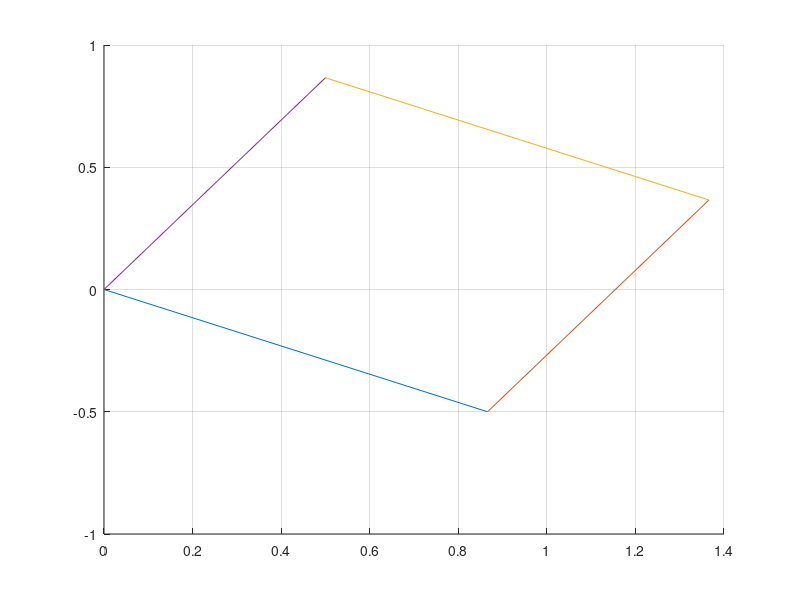

This figure's MATLAB source:
# The defined points in R3:
p1 = [0; 0; 0]
p2 = [1; 0; 0]
p3 = [1; 1; 0]
p4 = [0; 1; 0]

# Matrix so that we can transform it later.
M = [p1, p2, p3, p4]

# Scale around x, y, z factors for exercise b.
x = 1.5 
y = 0.5
z = 1.0
T =  [x, 0, 0; 0, y, 0; 0, 0, z]
#M = T * M

# Translated by vector for exercise c.
u = [-2.0; -1.0; 3.0] 
#M = M + u # Fake matrix addition with vector.

# Transpose -30 degress around z-axis for exercise c.
a = -pi / 6
T =  [cos(a), -sin(a), 0; sin(a), cos(a), 0; 0, 0, 1]
M = T * M

# Define plot settings.
hold on # Plot in same plot.
grid on # Turn on the grid for our plot.

# Plot lines between points.
plot([ M(1, 1) M(1, 2)], [M(2, 1) M(2, 2) ])
plot([ M(1, 2) M(1, 3)], [M(2, 2) M(2, 3) ])
plot([ M(1, 3) M(1, 4)], [M(2, 3) M(2, 4) ])
plot([ M(1, 4) M(1, 1)], [M(2, 4) M(2, 1) ])
